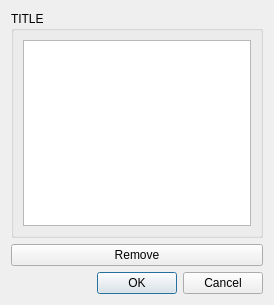
<?xml version="1.0" encoding="UTF-8"?>
<ui version="4.0">
 <class>UserListDialog</class>
 <widget class="QDialog" name="UserListDialog">
  <property name="geometry">
   <rect>
    <x>0</x>
    <y>0</y>
    <width>274</width>
    <height>305</height>
   </rect>
  </property>
  <property name="windowTitle">
   <string>Dialog</string>
  </property>
  <layout class="QVBoxLayout" name="verticalLayout_2">
   <item>
    <widget class="QGroupBox" name="groupBox">
     <property name="title">
      <string>TITLE</string>
     </property>
     <layout class="QVBoxLayout" name="verticalLayout">
      <item>
       <widget class="QListWidget" name="list"/>
      </item>
     </layout>
    </widget>
   </item>
   <item>
    <widget class="QPushButton" name="removeButton">
     <property name="sizePolicy">
      <sizepolicy hsizetype="Minimum" vsizetype="Fixed">
       <horstretch>0</horstretch>
       <verstretch>0</verstretch>
      </sizepolicy>
     </property>
     <property name="text">
      <string>Remove</string>
     </property>
    </widget>
   </item>
   <item>
    <widget class="QDialogButtonBox" name="buttonBox">
     <property name="orientation">
      <enum>Qt::Horizontal</enum>
     </property>
     <property name="standardButtons">
      <set>QDialogButtonBox::Cancel|QDialogButtonBox::Ok</set>
     </property>
    </widget>
   </item>
  </layout>
 </widget>
 <resources/>
 <connections>
  <connection>
   <sender>buttonBox</sender>
   <signal>accepted()</signal>
   <receiver>UserListDialog</receiver>
   <slot>accept()</slot>
   <hints>
    <hint type="sourcelabel">
     <x>248</x>
     <y>254</y>
    </hint>
    <hint type="destinationlabel">
     <x>157</x>
     <y>274</y>
    </hint>
   </hints>
  </connection>
  <connection>
   <sender>buttonBox</sender>
   <signal>rejected()</signal>
   <receiver>UserListDialog</receiver>
   <slot>reject()</slot>
   <hints>
    <hint type="sourcelabel">
     <x>316</x>
     <y>260</y>
    </hint>
    <hint type="destinationlabel">
     <x>286</x>
     <y>274</y>
    </hint>
   </hints>
  </connection>
 </connections>
</ui>
